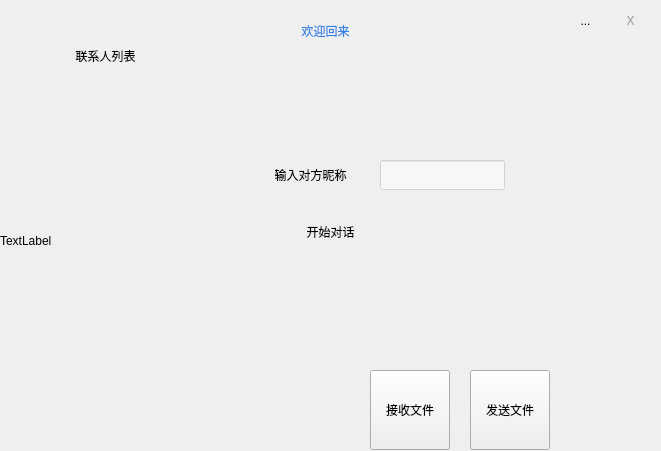
<?xml version="1.0" encoding="UTF-8"?>
<ui version="4.0">
 <class>home</class>
 <widget class="QWidget" name="home">
  <property name="geometry">
   <rect>
    <x>0</x>
    <y>0</y>
    <width>661</width>
    <height>451</height>
   </rect>
  </property>
  <property name="minimumSize">
   <size>
    <width>661</width>
    <height>451</height>
   </size>
  </property>
  <property name="maximumSize">
   <size>
    <width>661</width>
    <height>451</height>
   </size>
  </property>
  <property name="windowTitle">
   <string>Form</string>
  </property>
  <property name="styleSheet">
   <string notr="true">QWidget#widget
{
	
	border-radius:20px;
	background-image: url(:/QT/icon/background.png);

}</string>
  </property>
  <widget class="QWidget" name="widget" native="true">
   <property name="geometry">
    <rect>
     <x>0</x>
     <y>0</y>
     <width>661</width>
     <height>451</height>
    </rect>
   </property>
   <widget class="QLabel" name="label">
    <property name="geometry">
     <rect>
      <x>220</x>
      <y>0</y>
      <width>211</width>
      <height>61</height>
     </rect>
    </property>
    <property name="styleSheet">
     <string notr="true">font: 20pt &quot;黑体&quot;;
color: rgb(53, 132, 228);</string>
    </property>
    <property name="text">
     <string>欢迎回来</string>
    </property>
    <property name="alignment">
     <set>Qt::AlignCenter</set>
    </property>
   </widget>
   <widget class="QLabel" name="label_2">
    <property name="geometry">
     <rect>
      <x>350</x>
      <y>100</y>
      <width>130</width>
      <height>30</height>
     </rect>
    </property>
    <property name="minimumSize">
     <size>
      <width>130</width>
      <height>30</height>
     </size>
    </property>
    <property name="maximumSize">
     <size>
      <width>130</width>
      <height>30</height>
     </size>
    </property>
    <property name="text">
     <string/>
    </property>
    <property name="alignment">
     <set>Qt::AlignCenter</set>
    </property>
   </widget>
   <widget class="QLabel" name="label_3">
    <property name="geometry">
     <rect>
      <x>40</x>
      <y>40</y>
      <width>131</width>
      <height>31</height>
     </rect>
    </property>
    <property name="styleSheet">
     <string notr="true">font: 10pt &quot;华文隶书&quot;;</string>
    </property>
    <property name="text">
     <string>联系人列表</string>
    </property>
    <property name="alignment">
     <set>Qt::AlignCenter</set>
    </property>
   </widget>
   <widget class="QLabel" name="label_6">
    <property name="geometry">
     <rect>
      <x>220</x>
      <y>160</y>
      <width>181</width>
      <height>29</height>
     </rect>
    </property>
    <property name="styleSheet">
     <string notr="true">font: 15pt &quot;华文楷体&quot;;</string>
    </property>
    <property name="text">
     <string>输入对方昵称</string>
    </property>
    <property name="alignment">
     <set>Qt::AlignCenter</set>
    </property>
   </widget>
   <widget class="QLabel" name="label_7">
    <property name="geometry">
     <rect>
      <x>240</x>
      <y>200</y>
      <width>181</width>
      <height>64</height>
     </rect>
    </property>
    <property name="styleSheet">
     <string notr="true">font: 15pt &quot;华文楷体&quot;;</string>
    </property>
    <property name="text">
     <string>开始对话</string>
    </property>
    <property name="alignment">
     <set>Qt::AlignCenter</set>
    </property>
   </widget>
   <widget class="QLineEdit" name="lineEdit_sendname">
    <property name="geometry">
     <rect>
      <x>380</x>
      <y>160</y>
      <width>125</width>
      <height>30</height>
     </rect>
    </property>
    <property name="minimumSize">
     <size>
      <width>125</width>
      <height>30</height>
     </size>
    </property>
    <property name="maximumSize">
     <size>
      <width>125</width>
      <height>30</height>
     </size>
    </property>
    <property name="styleSheet">
     <string notr="true">background-color: rgba(255, 255, 255,0.5);</string>
    </property>
   </widget>
   <widget class="QListWidget" name="listWidget">
    <property name="geometry">
     <rect>
      <x>10</x>
      <y>70</y>
      <width>181</width>
      <height>331</height>
     </rect>
    </property>
    <property name="styleSheet">
     <string notr="true">background-color: transparent;
border:none;</string>
    </property>
   </widget>
   <widget class="QLabel" name="label_5">
    <property name="geometry">
     <rect>
      <x>0</x>
      <y>40</y>
      <width>201</width>
      <height>401</height>
     </rect>
    </property>
    <property name="styleSheet">
     <string notr="true">border-image: url(:/QT/icon/menn2.png);</string>
    </property>
    <property name="text">
     <string>TextLabel</string>
    </property>
   </widget>
   <widget class="QPushButton" name="pushButton">
    <property name="geometry">
     <rect>
      <x>610</x>
      <y>0</y>
      <width>41</width>
      <height>41</height>
     </rect>
    </property>
    <property name="styleSheet">
     <string notr="true">border:none;
color: rgb(154, 153, 150);</string>
    </property>
    <property name="text">
     <string>X</string>
    </property>
   </widget>
   <widget class="QToolButton" name="pushButton_addpeople">
    <property name="geometry">
     <rect>
      <x>270</x>
      <y>280</y>
      <width>80</width>
      <height>80</height>
     </rect>
    </property>
    <property name="minimumSize">
     <size>
      <width>80</width>
      <height>80</height>
     </size>
    </property>
    <property name="maximumSize">
     <size>
      <width>80</width>
      <height>80</height>
     </size>
    </property>
    <property name="font">
     <font>
      <family>华文隶书</family>
      <pointsize>12</pointsize>
      <italic>false</italic>
      <bold>false</bold>
     </font>
    </property>
    <property name="mouseTracking">
     <bool>true</bool>
    </property>
    <property name="styleSheet">
     <string notr="true">#pushButton_addpeople:hover
{
	border-style:none;
	font: 12pt &quot;华文隶书&quot;;
	color: rgba(0, 0, 0, 1);
}

#pushButton_addpeople:!hover
{
	border-style:none;
	font: 75 12pt &quot;华文隶书&quot;;
	color: rgba(0, 0, 0, 0);
}
</string>
    </property>
    <property name="text">
     <string>添加联系人</string>
    </property>
    <property name="icon">
     <iconset resource="Client.qrc">
      <normaloff>:/QT/icon/添加联系人.png</normaloff>:/QT/icon/添加联系人.png</iconset>
    </property>
    <property name="iconSize">
     <size>
      <width>50</width>
      <height>50</height>
     </size>
    </property>
    <property name="toolButtonStyle">
     <enum>Qt::ToolButtonTextUnderIcon</enum>
    </property>
    <property name="autoRaise">
     <bool>false</bool>
    </property>
   </widget>
   <widget class="QToolButton" name="pushButton_deletepeople">
    <property name="geometry">
     <rect>
      <x>370</x>
      <y>280</y>
      <width>80</width>
      <height>80</height>
     </rect>
    </property>
    <property name="minimumSize">
     <size>
      <width>80</width>
      <height>80</height>
     </size>
    </property>
    <property name="maximumSize">
     <size>
      <width>80</width>
      <height>80</height>
     </size>
    </property>
    <property name="mouseTracking">
     <bool>true</bool>
    </property>
    <property name="styleSheet">
     <string notr="true">#pushButton_deletepeople:hover
{
	border-style:none;
	font: 12pt &quot;华文隶书&quot;;
	color: rgba(0, 0, 0, 1);
}

#pushButton_deletepeople:!hover
{
	border-style:none;
	font: 75 12pt &quot;华文隶书&quot;;
	color: rgba(0, 0, 0, 0);
}
</string>
    </property>
    <property name="text">
     <string>删除联系人</string>
    </property>
    <property name="icon">
     <iconset resource="Client.qrc">
      <normaloff>:/QT/icon/删除联系人.png</normaloff>:/QT/icon/删除联系人.png</iconset>
    </property>
    <property name="iconSize">
     <size>
      <width>50</width>
      <height>50</height>
     </size>
    </property>
    <property name="toolButtonStyle">
     <enum>Qt::ToolButtonTextUnderIcon</enum>
    </property>
   </widget>
   <widget class="QToolButton" name="pushButton_fresh">
    <property name="geometry">
     <rect>
      <x>20</x>
      <y>390</y>
      <width>45</width>
      <height>45</height>
     </rect>
    </property>
    <property name="minimumSize">
     <size>
      <width>45</width>
      <height>45</height>
     </size>
    </property>
    <property name="maximumSize">
     <size>
      <width>60</width>
      <height>60</height>
     </size>
    </property>
    <property name="mouseTracking">
     <bool>true</bool>
    </property>
    <property name="styleSheet">
     <string notr="true">#pushButton_fresh:hover
{
	border-style:none;
	font: 12pt &quot;华文隶书&quot;;
	color: rgba(0, 0, 0, 1);
}

#pushButton_fresh:!hover
{
	border-style:none;
	font: 75 12pt &quot;华文隶书&quot;;
	color: rgba(0, 0, 0, 0);
}
</string>
    </property>
    <property name="text">
     <string/>
    </property>
    <property name="icon">
     <iconset resource="Client.qrc">
      <normaloff>:/QT/icon/Refresh2.png</normaloff>:/QT/icon/Refresh2.png</iconset>
    </property>
    <property name="iconSize">
     <size>
      <width>35</width>
      <height>35</height>
     </size>
    </property>
   </widget>
   <widget class="QToolButton" name="pushButton_quit">
    <property name="geometry">
     <rect>
      <x>580</x>
      <y>370</y>
      <width>80</width>
      <height>80</height>
     </rect>
    </property>
    <property name="minimumSize">
     <size>
      <width>80</width>
      <height>80</height>
     </size>
    </property>
    <property name="maximumSize">
     <size>
      <width>80</width>
      <height>80</height>
     </size>
    </property>
    <property name="styleSheet">
     <string notr="true">#pushButton_quit:hover
{
	border-style:none;
	font: 12pt &quot;华文隶书&quot;;
	color: rgba(0, 0, 0, 1);
}

#pushButton_quit:!hover
{
	border-style:none;
	font: 75 12pt &quot;华文隶书&quot;;
	color: rgba(0, 0, 0, 0);
}
</string>
    </property>
    <property name="text">
     <string>退出登录</string>
    </property>
    <property name="icon">
     <iconset resource="Client.qrc">
      <normaloff>:/Client/QT/icon/LoginOut_blue.png</normaloff>:/Client/QT/icon/LoginOut_blue.png</iconset>
    </property>
    <property name="iconSize">
     <size>
      <width>50</width>
      <height>50</height>
     </size>
    </property>
    <property name="toolButtonStyle">
     <enum>Qt::ToolButtonTextUnderIcon</enum>
    </property>
   </widget>
   <widget class="QToolButton" name="pushButton_receivefile">
    <property name="geometry">
     <rect>
      <x>370</x>
      <y>370</y>
      <width>80</width>
      <height>80</height>
     </rect>
    </property>
    <property name="minimumSize">
     <size>
      <width>80</width>
      <height>80</height>
     </size>
    </property>
    <property name="maximumSize">
     <size>
      <width>80</width>
      <height>80</height>
     </size>
    </property>
    <property name="styleSheet">
     <string notr="true">#pushButton_receivefile:hover
{
	border-style:none;
	font: 12pt &quot;华文隶书&quot;;
	color: rgba(0, 0, 0, 1);
}

#pushButton_receivefile:!hover
{
	border-style:none;
	font: 75 12pt &quot;华文隶书&quot;;
	color: rgba(0, 0, 0, 0);
}
</string>
    </property>
    <property name="text">
     <string>接收文件</string>
    </property>
    <property name="icon">
     <iconset resource="Client.qrc">
      <normaloff>:/QT/icon/sendd (2).png</normaloff>:/QT/icon/sendd (2).png</iconset>
    </property>
    <property name="iconSize">
     <size>
      <width>50</width>
      <height>50</height>
     </size>
    </property>
    <property name="toolButtonStyle">
     <enum>Qt::ToolButtonTextUnderIcon</enum>
    </property>
   </widget>
   <widget class="QToolButton" name="pushButton_sendfile">
    <property name="geometry">
     <rect>
      <x>470</x>
      <y>370</y>
      <width>80</width>
      <height>80</height>
     </rect>
    </property>
    <property name="minimumSize">
     <size>
      <width>80</width>
      <height>80</height>
     </size>
    </property>
    <property name="maximumSize">
     <size>
      <width>80</width>
      <height>80</height>
     </size>
    </property>
    <property name="styleSheet">
     <string notr="true">#pushButton_sendfile:hover
{
	border-style:none;
	font: 12pt &quot;华文隶书&quot;;
	color: rgba(0, 0, 0, 1);
}

#pushButton_sendfile:!hover
{
	border-style:none;
	font: 75 12pt &quot;华文隶书&quot;;
	color: rgba(0, 0, 0, 0);
}
</string>
    </property>
    <property name="text">
     <string>发送文件</string>
    </property>
    <property name="icon">
     <iconset resource="Client.qrc">
      <normaloff>:/QT/icon/sendd (1).png</normaloff>:/QT/icon/sendd (1).png</iconset>
    </property>
    <property name="iconSize">
     <size>
      <width>50</width>
      <height>50</height>
     </size>
    </property>
    <property name="toolButtonStyle">
     <enum>Qt::ToolButtonTextUnderIcon</enum>
    </property>
   </widget>
   <widget class="QToolButton" name="pushButton_sendmessage">
    <property name="geometry">
     <rect>
      <x>380</x>
      <y>210</y>
      <width>80</width>
      <height>80</height>
     </rect>
    </property>
    <property name="minimumSize">
     <size>
      <width>80</width>
      <height>80</height>
     </size>
    </property>
    <property name="maximumSize">
     <size>
      <width>80</width>
      <height>80</height>
     </size>
    </property>
    <property name="styleSheet">
     <string notr="true">#pushButton_sendmessage:hover
{
	border-style:none;
	font: 12pt &quot;华文隶书&quot;;
	color: rgba(0, 0, 0, 1);
}

#pushButton_sendmessage:!hover
{
	border-style:none;
	font: 75 12pt &quot;华文隶书&quot;;
	color: rgba(0, 0, 0, 0);
}
</string>
    </property>
    <property name="text">
     <string>聊天</string>
    </property>
    <property name="icon">
     <iconset resource="Client.qrc">
      <normaloff>:/Client/QT/icon/Chat.png</normaloff>:/Client/QT/icon/Chat.png</iconset>
    </property>
    <property name="iconSize">
     <size>
      <width>50</width>
      <height>50</height>
     </size>
    </property>
    <property name="toolButtonStyle">
     <enum>Qt::ToolButtonTextUnderIcon</enum>
    </property>
   </widget>
   <widget class="QToolButton" name="pushButton_startchat">
    <property name="geometry">
     <rect>
      <x>270</x>
      <y>370</y>
      <width>80</width>
      <height>80</height>
     </rect>
    </property>
    <property name="minimumSize">
     <size>
      <width>80</width>
      <height>80</height>
     </size>
    </property>
    <property name="maximumSize">
     <size>
      <width>80</width>
      <height>80</height>
     </size>
    </property>
    <property name="styleSheet">
     <string notr="true">#pushButton_startchat:hover
{
	border-style:none;
	font: 12pt &quot;华文隶书&quot;;
	color: rgba(0, 0, 0, 1);
}

#pushButton_startchat:!hover
{
	border-style:none;
	font: 75 12pt &quot;华文隶书&quot;;
	color: rgba(0, 0, 0, 0);
}
</string>
    </property>
    <property name="text">
     <string>开始对话</string>
    </property>
    <property name="icon">
     <iconset resource="Client.qrc">
      <normaloff>:/QT/icon/短信.png</normaloff>:/QT/icon/短信.png</iconset>
    </property>
    <property name="iconSize">
     <size>
      <width>50</width>
      <height>50</height>
     </size>
    </property>
    <property name="toolButtonStyle">
     <enum>Qt::ToolButtonTextUnderIcon</enum>
    </property>
   </widget>
   <widget class="QToolButton" name="toolButton">
    <property name="geometry">
     <rect>
      <x>560</x>
      <y>0</y>
      <width>51</width>
      <height>41</height>
     </rect>
    </property>
    <property name="maximumSize">
     <size>
      <width>100</width>
      <height>100</height>
     </size>
    </property>
    <property name="styleSheet">
     <string notr="true">border-style:none;</string>
    </property>
    <property name="text">
     <string>...</string>
    </property>
    <property name="icon">
     <iconset resource="Client.qrc">
      <normaloff>:/Client/QT/icon/Message.png</normaloff>:/Client/QT/icon/Message.png</iconset>
    </property>
    <property name="iconSize">
     <size>
      <width>80</width>
      <height>80</height>
     </size>
    </property>
   </widget>
  </widget>
 </widget>
 <resources>
  <include location="Client.qrc"/>
 </resources>
 <connections/>
</ui>
